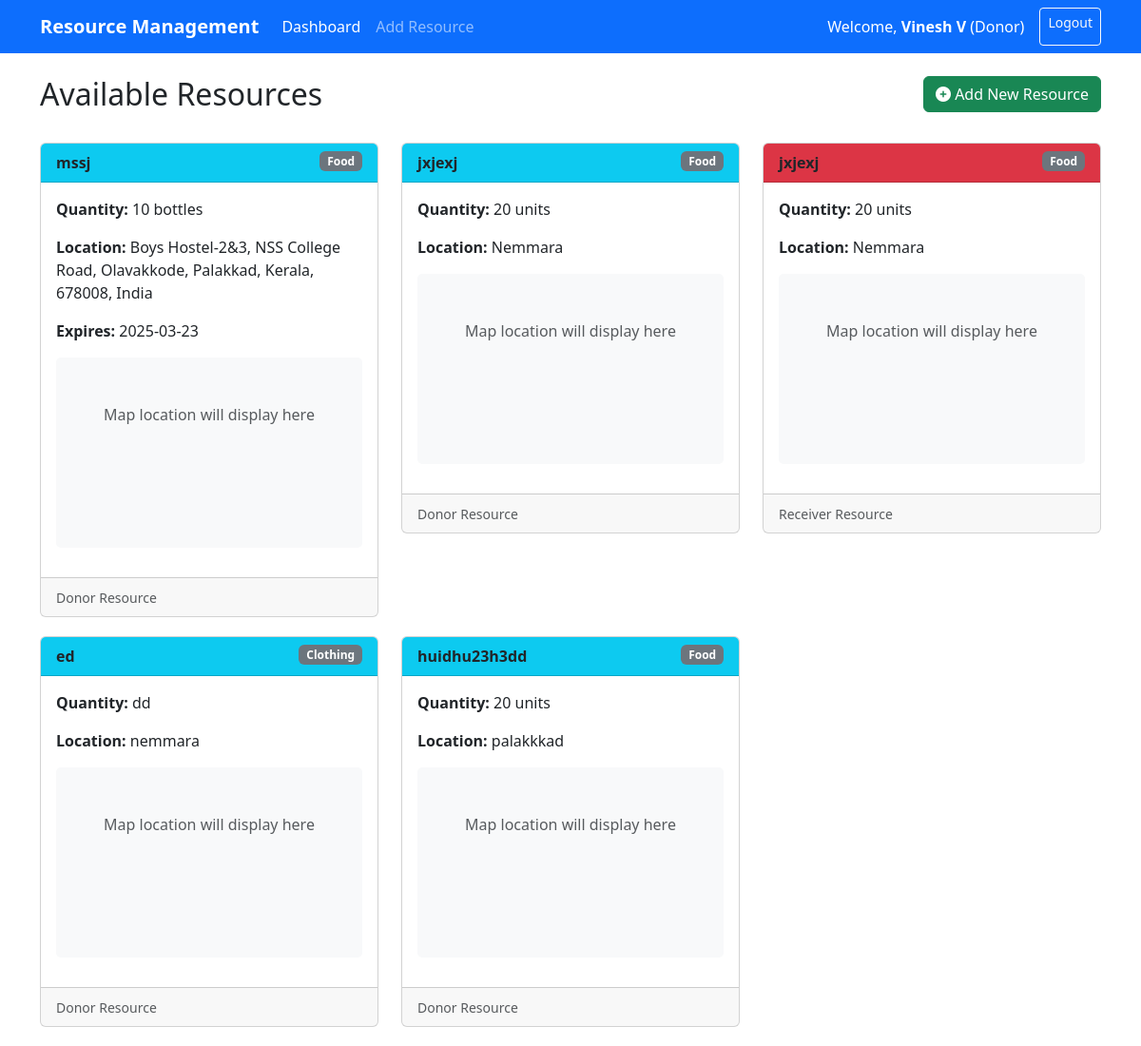
The app's page /dashboard (signed in) with its own data.
### tables this page shows
CREATE TABLE resources (
        id INTEGER PRIMARY KEY AUTOINCREMENT,
        name TEXT NOT NULL,
        category TEXT NOT NULL,
        quantity TEXT NOT NULL,
        location TEXT NOT NULL,
        latitude REAL,
        longitude REAL,
        user_id INTEGER NOT NULL,
        role TEXT NOT NULL,
        urgency TEXT,
        expiry_date TEXT,
        FOREIGN KEY (user_id) REFERENCES users (id)
    );

### app.py (the view)
@app.route('/dashboard')
@login_required
def dashboard():
    conn = get_db_connection()
    resources = conn.execute('''
    SELECT r.id, r.name, r.category, r.quantity, r.location, r.latitude, r.longitude, r.role, r.urgency, r.expiry_date
    FROM resources r
    ''').fetchall()
    conn.close()
    resources_list = [row_to_dict(resource) for resource in resources]
    return render_template('dashboard.html',
                          resources=resources_list,
                          username=session.get('username'),
                          role=session.get('role'))

### app.py (called while the page is built)
def get_db_connection():
    conn = sqlite3.connect('database.db')
    conn.row_factory = sqlite3.Row
    return conn

def row_to_dict(row):
    if row is None:
        return None
    return {key: row[key] for key in row.keys()}

def login_required(f):
    @wraps(f)
    def decorated_function(*args, **kwargs):
        if 'user_id' not in session:
            flash('Please log in to access this page', 'danger')
            return redirect(url_for('login'))
        return f(*args, **kwargs)
    return decorated_function

### templates/dashboard.html (shortened to what this page needs)
<!DOCTYPE html>
<html lang="en">
<head>
    <link href="https://cdn.jsdelivr.net/npm/bootstrap@5.3.0-alpha1/dist/css/bootstrap.min.css" rel="stylesheet">
    <link rel="stylesheet" href="https://cdnjs.cloudflare.com/ajax/libs/font-awesome/6.1.1/css/all.min.css">
</head>
<body>
    <nav class="navbar navbar-expand-lg navbar-dark bg-primary">
        <div class="container">
            <a class="navbar-brand" href="{{ url_for('dashboard') }}">Resource Management</a>
            <div class="collapse navbar-collapse" id="navbarNav">
                <ul class="navbar-nav me-auto">
                    <li class="nav-item">
                        <a class="nav-link active" href="{{ url_for('dashboard') }}">Dashboard</a>
                    </li>
                    <li class="nav-item">
                        <a class="nav-link" href="{{ url_for('add') }}">Add Resource</a>
                    </li>
                </ul>
                <div class="d-flex">
                    <span class="navbar-text me-3 text-white">
                        Welcome, <strong>{{ username }}</strong> ({{ role }})
                    </span>
                    <a href="{{ url_for('logout') }}" class="btn btn-outline-light btn-sm">Logout</a>
                </div>
            </div>
        </div>
    </nav>
    <div class="container mt-4">
        <div class="row mb-4">
            <div class="col-md-8">
                <h2>Available Resources</h2>
            </div>
            <div class="col-md-4 text-end">
                <a href="{{ url_for('add') }}" class="btn btn-success">
                    <i class="fas fa-plus-circle"></i> Add New Resource
                </a>
            </div>
        </div>
        <div class="row">
            {% if resources %}
                {% for resource in resources %}
                <div class="col-md-4">
                    <div class="card resource-card">
                        <div class="card-header bg-{{ 'danger' if resource.role == 'Receiver' else 'info' }}">
                            <strong>{{ resource.name }}</strong>
                            <span class="badge bg-secondary float-end">{{ resource.category }}</span>
                        </div>
                        <div class="card-body">
                            <p><strong>Quantity:</strong> {{ resource.quantity }}</p>
                            <p><strong>Location:</strong> {{ resource.location }}</p>
                            {% if resource.role == 'Donor' and resource.expiry_date %}
                            <p><strong>Expires:</strong> {{ resource.expiry_date }}</p>
                            {% endif %}
                            <div class="map-container" id="map-{{ resource.id }}">
                                <div class="text-center pt-5">
                                    <p class="text-muted">Map location will display here</p>
                                </div>
                            </div>
                        </div>
                        <div class="card-footer text-muted">
                            <small>{{ resource.role }} Resource</small>
                        </div>
                    </div>
                </div>
                {% endfor %}
            {% else %}
                <div class="col-12">
                    <div class="alert alert-info">
                        No resources available. <a href="{{ url_for('add') }}">Add a resource</a> to get started.
                    </div>
                </div>
            {% endif %}
        </div>
    </div>
</body>
</html>

### templates/dashboard.html (style rules this page uses)
.resource-card { margin-bottom: 20px; transition: transform 0.3s; }
.map-container { height: 200px; background-color: #f8f9fa; border-radius: 5px; margin-bottom: 15px; }
.navbar-brand { font-weight: bold; }

### records on screen
resources: name "mssj", category "Food", quantity "10 bottles", location "Boys Hostel-2&3, NSS College Road, Olavakkode, Palakkad, Kerala, 678008, India", expiry_date "2025-03-23", role "Donor"
resources: name "jxjexj", category "Food", quantity "20 units", location "Nemmara", role "Donor"
resources: name "jxjexj", category "Food", quantity "20 units", location "Nemmara", role "Receiver"
resources: name "ed", category "Clothing", quantity "dd", location "nemmara", role "Donor"
resources: name "huidhu23h3dd", category "Food", quantity "20 units", location "palakkkad", role "Donor"

### other values on screen
{{ username }} "Vinesh V"
{{ role }} "Donor"
